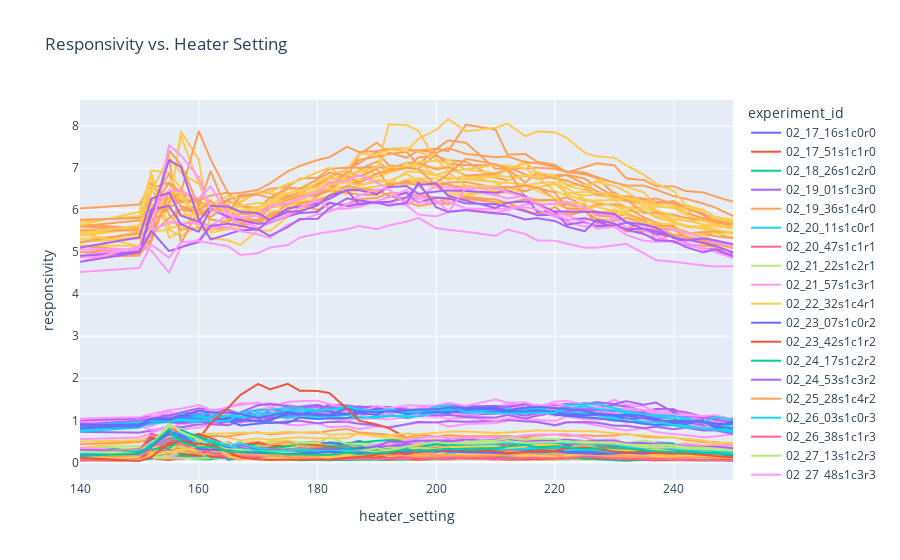

The cell this chart's notebook holds for it:
### Code cell
# plot the responsivity against the heater setting within each experiment_id
fig = px.line(df_responsivity, x='heater_setting', y='responsivity', color='experiment_id', title='Responsivity vs. Heater Setting')
fig.show()
